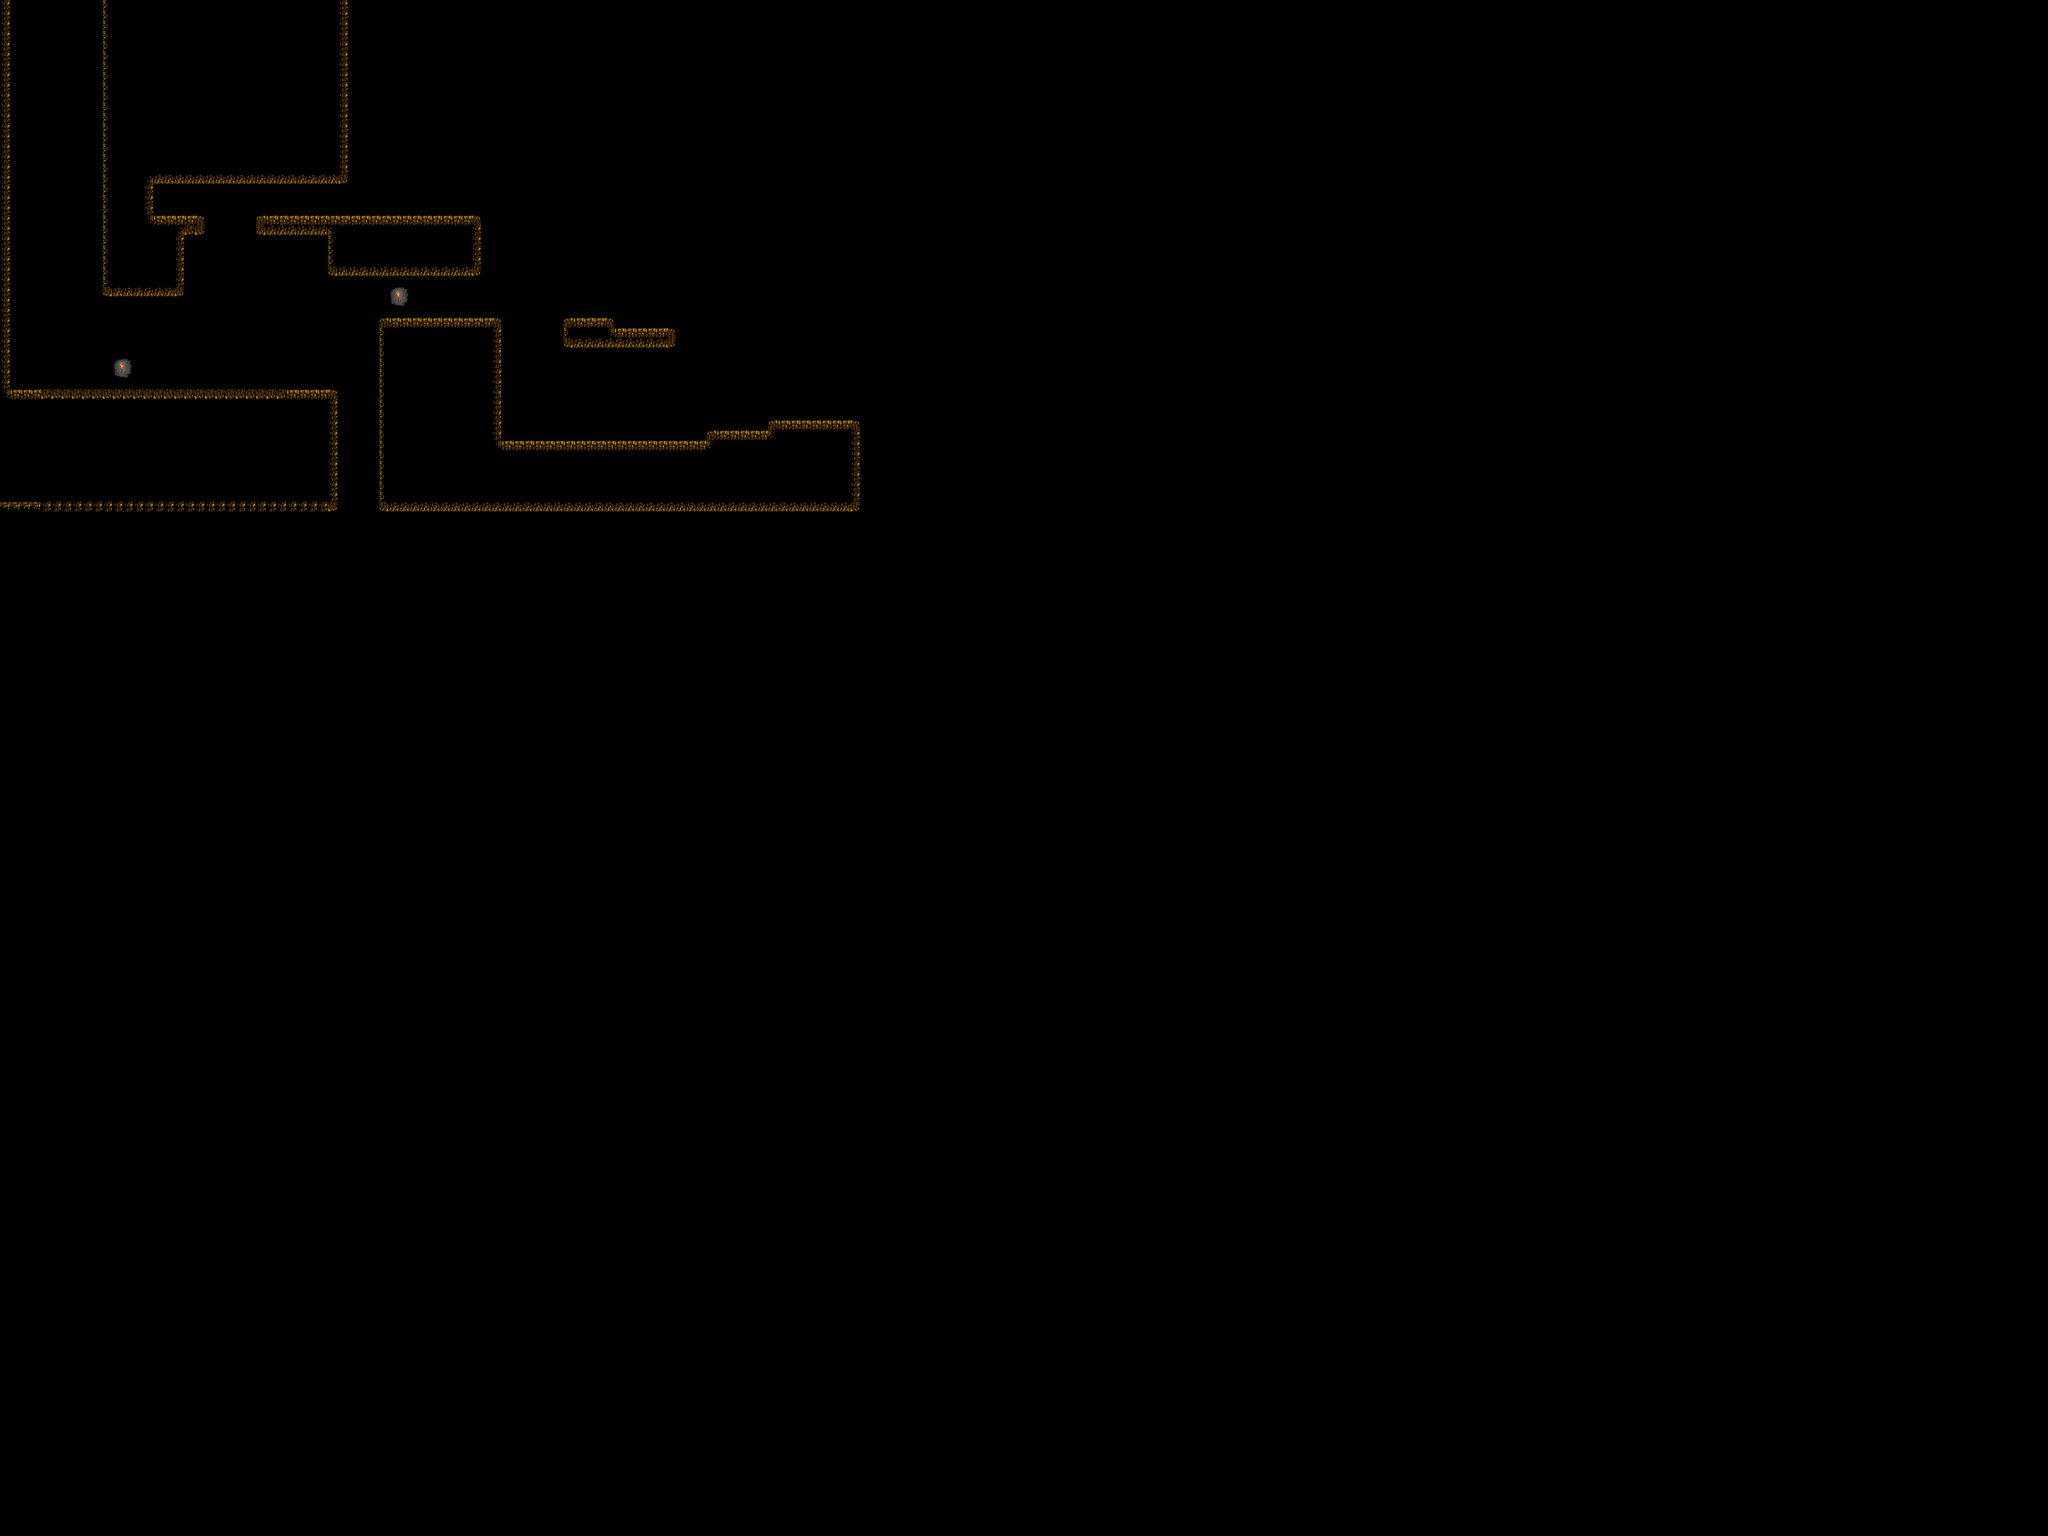

This is a level from a 2D game, rendered from its Tiled map with the project's own tilesets. A one-line summary and the map file follow, with tile-layer data summarised:
An orthogonal 200x150 tile map with 32x32 px tiles, 1 tile layer (Textures), 3 tilesets and 5 objects (3x Platform, Spawn, Exit).

<map version="1.0" orientation="orthogonal" renderorder="right-down" width="200" height="150" tilewidth="32" tileheight="32" nextobjectid="9">
 <tileset firstgid="1" name="tile_set" tilewidth="32" tileheight="32" tilecount="3">
  <image source="Tiles/tile_set.png" width="96" height="32" />
 </tileset>
 <tileset firstgid="4" name="Lvl_2_ground" tilewidth="32" tileheight="32" tilecount="9">
  <image source="Tiles/different_tileset.png" width="288" height="32" />
 </tileset>
 <tileset firstgid="13" name="Cave" tilewidth="32" tileheight="32" tilecount="28">
  <image source="Tiles/Cave_OG.png" width="896" height="32" />
 </tileset>
 <layer name="Textures" width="200" height="150">
  <data>[30000 cells, 1605 non-empty, 19 distinct tile ids]</data>
 </layer>
 <objectgroup name="Terrain">
  <properties>
   <property name="h" value="" />
   <property name="w" value="" />
   <property name="x" value="" />
   <property name="y" value="" />
  </properties>
  <object id="1" name="pf_1" type="Platform" x="0" y="1216" width="1063" height="384">
   <properties>
    <property name="h" value="384" />
    <property name="w" value="1063" />
    <property name="x" value="0" />
    <property name="y" value="1216" />
   </properties>
  </object>
  <object id="7" name="pf_1" type="Platform" x="320" y="0" width="160" height="928">
   <properties>
    <property name="h" value="928" />
    <property name="w" value="160" />
    <property name="x" value="320" />
    <property name="y" value="0" />
   </properties>
  </object>
  <object id="8" name="pf_1" type="Platform" x="0" y="0" width="32" height="1216">
   <properties>
    <property name="h" value="1216" />
    <property name="w" value="32" />
    <property name="x" value="0" />
    <property name="y" value="0" />
   </properties>
  </object>
 </objectgroup>
 <objectgroup name="Player_Data">
  <object id="4" name="Start Level" type="Spawn" x="128" y="0" width="64" height="64">
   <properties>
    <property name="h" value="64" />
    <property name="type" value="spawn" />
    <property name="w" value="64" />
    <property name="x" value="128" />
    <property name="y" value="0" />
   </properties>
  </object>
  <object id="5" name="End Level" type="Exit" x="960" y="1120" width="64" height="64">
   <properties>
    <property name="h" value="64" />
    <property name="type" value="exit" />
    <property name="w" value="64" />
    <property name="x" value="960" />
    <property name="y" value="1120" />
   </properties>
  </object>
 </objectgroup>
 <objectgroup name="BG" />
 <objectgroup name="FG" />
 <objectgroup name="Blocks" />
 <objectgroup name="Enemy_Data" />
 <objectgroup name="Level_Data" />
 <objectgroup name="Platform" />
</map>
